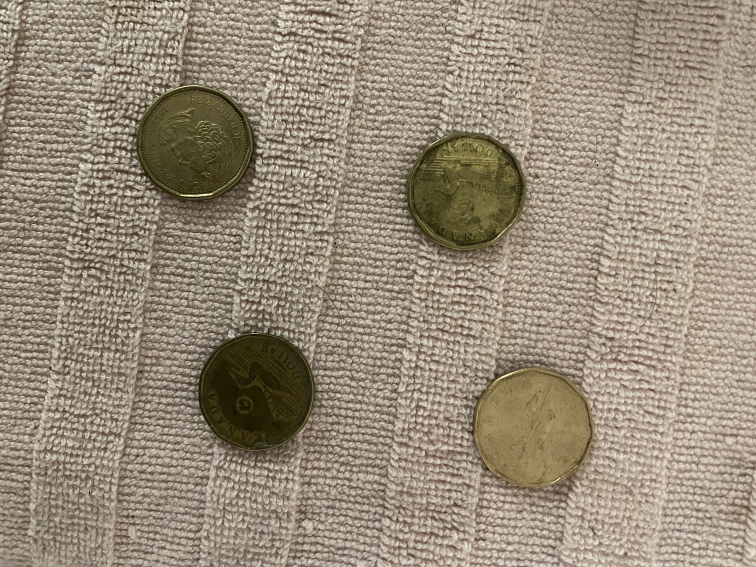
#> input picture coins.jpeg, 1512 x 1134 px (shown at 1/2 size)
$ python coin-classification.py
#> lines starting #> are read from the running program, lines starting #| are printed output that depends on the picture; after the words box and inside, x2 and y2 are one past the last pixel; in counts of white or black regions, pixels touching at a corner belong together
import numpy as np
import cv2

def compute_radii(coins):
    radii = []
    for rounded_thingy in coins[0, :]:
        radii.append(rounded_thingy[2])
    return radii

def av_pix(img, circles, size):
    av_value = []
    for rounded_thingy in circles[0, :]:
        col = np.mean(
            img[rounded_thingy[1]-size:rounded_thingy[1]+size,
                rounded_thingy[0]-size:rounded_thingy[0]+size]
        )
        av_value.append(col)
    return av_value

# Load image (grayscale for processing, color for display)
img = cv2.imread('coins.jpeg', cv2.IMREAD_GRAYSCALE)
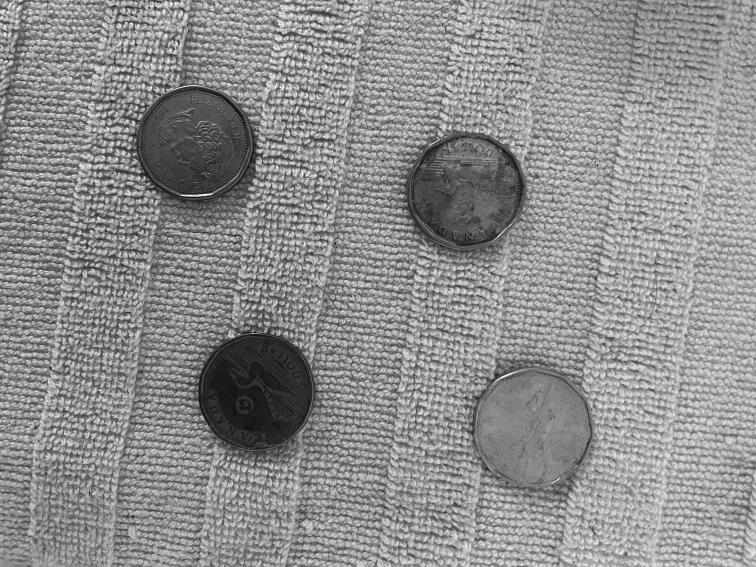
#> img: shape (1134, 1512) (shown at 1/2 size); min 0, max 255, mean 141.8
original_img = cv2.imread('coins.jpeg', 1)
#> original_img is the input picture: shape (1134, 1512, 3); mean B, G, R 122.3, 140, 152.6

# Blur to reduce noise
img = cv2.GaussianBlur(img, (5, 5), 0)

# Detect circles
circles = cv2.HoughCircles(img, cv2.HOUGH_GRADIENT, 1, 460,
                           param1=47, param2=49, minRadius=80, maxRadius=120)
#> circles = [[387.5, 283.5, 110.6], [927.5, 391.5, 105.1], [509.5, 783.5, 115], [1068.5, 850.5, 118.3]]

# If no circles detected
if circles is None:
    print("No circles found.")
    exit()

# Round and draw circles
circles = np.uint16(np.around(circles))
#> circles = [[388, 284, 111], [928, 392, 105], [510, 784, 115], [1068, 850, 118]]
for idx, i in enumerate(circles[0, :]):
    cv2.circle(original_img, (i[0], i[1]), i[2], (0, 255, 0), 2)
    cv2.circle(original_img, (i[0], i[1]), 2, (0, 0, 255), 3)
    cv2.putText(original_img, str(idx), (i[0], i[1]),
                cv2.FONT_HERSHEY_SCRIPT_SIMPLEX, 2, (0, 0, 0), 2)
#> this loop made 4 passes
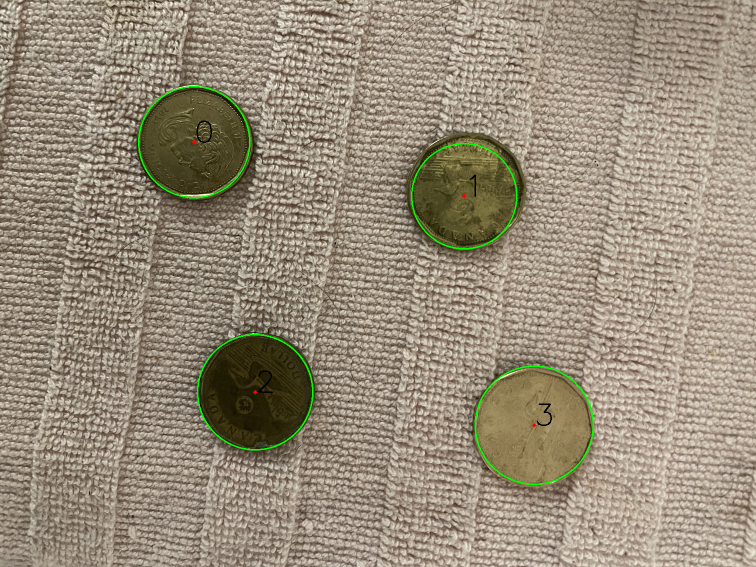
#> original_img: shape (1134, 1512, 3) (shown at 1/2 size); 0.56% of pixels changed, all inside (x1, y1, x2, y2) = (276, 172, 1188, 970)

# Measure radii and light intensity
radii = compute_radii(circles)
#> the loop in compute_radii, `for rounded_thingy in coins[0, :]:` made 4 passes
#> after the loop in compute_radii, `for rounded_thingy in coins[0, :]:`: radii = [111, 105, 115, 118]
#> radii = [111, 105, 115, 118]
light_intensity = av_pix(img, circles, 20)
#> the loop in av_pix, `for rounded_thingy in circles[0, :]:` made 4 passes
#> (rounded_thingy, col) on passes 1 to 4: ([388, 284, 111], 75.01), ([928, 392, 105], 89.17), ([510, 784, 115], 32.78), ([1068, 850, 118], 128.4)
#> after the loop in av_pix, `for rounded_thingy in circles[0, :]:`: av_value = [75.01, 89.17, 32.78, 128.4]
#> light_intensity = [75.01, 89.17, 32.78, 128.4]

# Classify coin values
values = []
for a, b in zip(light_intensity, radii):
    if a >= 75 and b > 105:
        values.append(2)
    else:
        values.append(1)
#> this loop made 4 passes
#> (a, b) on passes 1 to 4: (75.01, 111), (89.17, 105), (32.78, 115), (128.4, 118)
#> after the loop, values = [2, 1, 1, 2]

# Annotate coin values
for idx, i in enumerate(circles[0, :]):
    cv2.putText(original_img, f"{values[idx]}$", (i[0], i[1]+50),
                cv2.FONT_HERSHEY_SIMPLEX, 1, (0, 0, 0), 2)
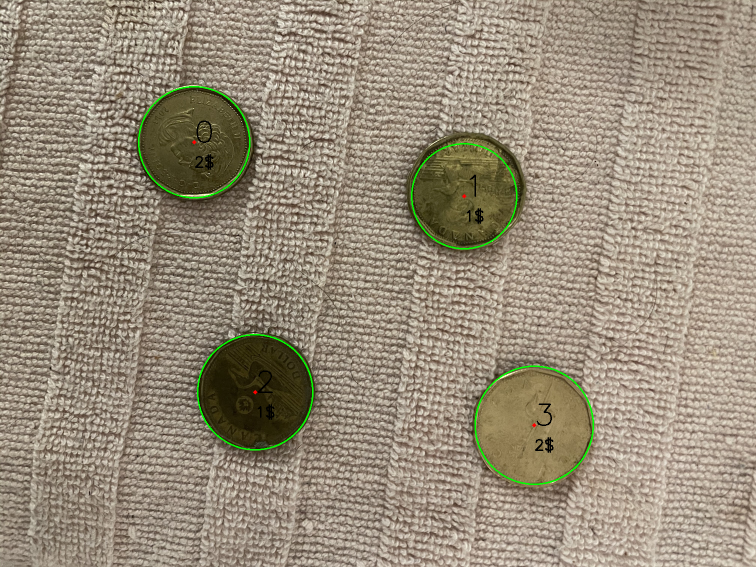
#> original_img: shape (1134, 1512, 3) (shown at 1/2 size); 0.1% of pixels changed, all inside (x1, y1, x2, y2) = (390, 308, 1107, 906)

# Annotate total
cv2.putText(original_img, "Estimated Total Value: $" + str(sum(values)),
            (100, 100), cv2.FONT_HERSHEY_SIMPLEX, 1.3, (0, 0, 0), 2)
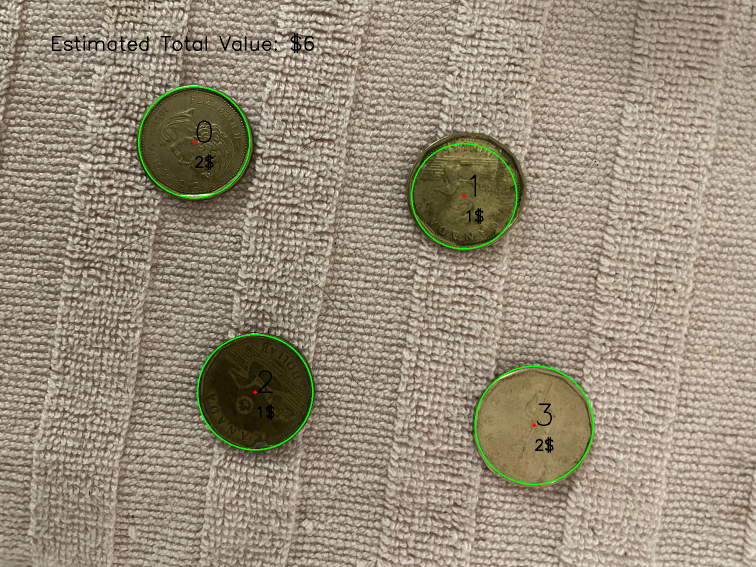
#> original_img: shape (1134, 1512, 3) (shown at 1/2 size); 0.22% of pixels changed, all inside (x1, y1, x2, y2) = (104, 66, 629, 107)

# Display image
cv2.imshow("Detected Coins", original_img)
cv2.waitKey(0)
cv2.destroyAllWindows()
